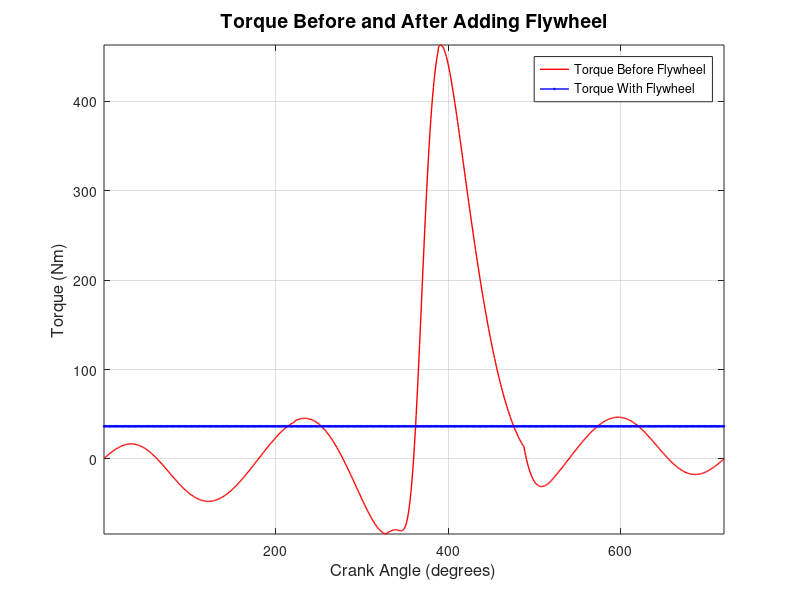

MATLAB code for this plot: (Note: this script raises an error after producing the figure.)
%set K =  0.01
% Is = E/K*wavg^2
% E = integral
% we need w given
% circular steel disk
% mass density = 7800 kg/m3 and 50 mm thick

%% Steps
% get mean torque
% get angles for which torque equal to avg torque
% get E from integrating T - Tavg from angle min to angle max
% calculate Is = E/K*wavg^2
% get radius from derived equation ( radius = 2*Is/(pi * thickness * density)

clear all; clc;

%% Load Necessary Data
load('part3.mat')

%% Calculating Mean Torque
T_avg = mean(T0); %per cylinder
T_avg_total = mean(T_total); %total for engine

%% Calculating the crank angles at which the avg and instantaneous torque intersect
theta_int = find(abs(diff(sign(T0 - T_avg))) > 0);
theta_int = theta_int(theta_int >= combustion_start & theta_int <= expansion_end);

%% Calculating the Energy using trapz
%energy = trapz(crank_angle(min(theta_int):max(theta_int)), T0(min(theta_int):max(theta_int)) - T_avg);  % Integrate over theta_range and T_diff_range
% T_avg1 = 14250;
% 
% % Loop through crank angles with a step of 0.1
% for i = 1:length(crank_angle)
%     Titi(i) = 2200 * sind(2 * i) - 1800 * cosd(2 * i);
% end
% 
% integral_Torque = trapz(20:110, Titi(20:110));
% 
% % Calculate E in J
% energy = (integral_Torque);
% 
% disp(['Energy: ', num2str(energy)]);
% plot(crank_angle(20:110), Titi(20:110))

% integ_range = 20:110;
% 
% fun = @(x) 2200*sind(2*x) - 1800*cosd(2*x);
% energy = integral(fun, 20, 110);
% disp(['Integral: ', num2str(energy)]);

integ_range = min(theta_int):max(theta_int);

energy = trapz(integ_range,T0(integ_range) - T_avg);
disp(['Energy: ', num2str(energy)]);

%% Calculating Interia Using Energy
Is = energy/(flywheel_cst * w2^2);

%% Calculating The Flywheel Radius
flywheel_radius = ((2 * Is) / (pi * flywheel_thickness * flywheel_density))^(1/4);
disp(['Radius: ', num2str(flywheel_radius)]);
disp(['Average Torque: ', num2str(T_avg)]);

% Create a new figure window for the plot
figure;

% Plot the torque before adding the flywheel (T0) in red color
plot(crank_angle, T0, 'r', 'LineWidth', 1);  % Red line for torque before flywheel
hold on;  % Keep the current plot and add the next one

% Plot the average torque (T_avg) in blue with circle markers
plot(crank_angle, T_avg, '-ob', 'MarkerSize', 1, 'LineWidth', 1);  % Blue line with circle markers

% Add a title to the plot to describe what is being displayed
title('Torque Before and After Adding Flywheel', 'FontSize', 14);

% Label the x-axis to indicate crank angle in degrees
xlabel('Crank Angle (degrees)', 'FontSize', 12);

% Label the y-axis to indicate torque in Newton-meters (Nm)
ylabel('Torque (Nm)', 'FontSize', 12);

% Add grid lines to the plot for better readability
grid on;

% Add a legend to differentiate between the torque before adding the flywheel and the average torque
legend('Torque Before Flywheel', 'Torque With Flywheel', 'Location', 'Best');

% Set axis limits to ensure both curves are fully visible
axis([min(crank_angle) max(crank_angle) min([T0, T_avg]) max([T0, T_avg])]);

% Optionally add a horizontal line at y=0 to visualize the baseline (zero torque level)
yline(0, 'k--');  % Horizontal dashed line at y=0

% Display the plot
hold off;  % Release the current plot hold

save('part4.mat')
